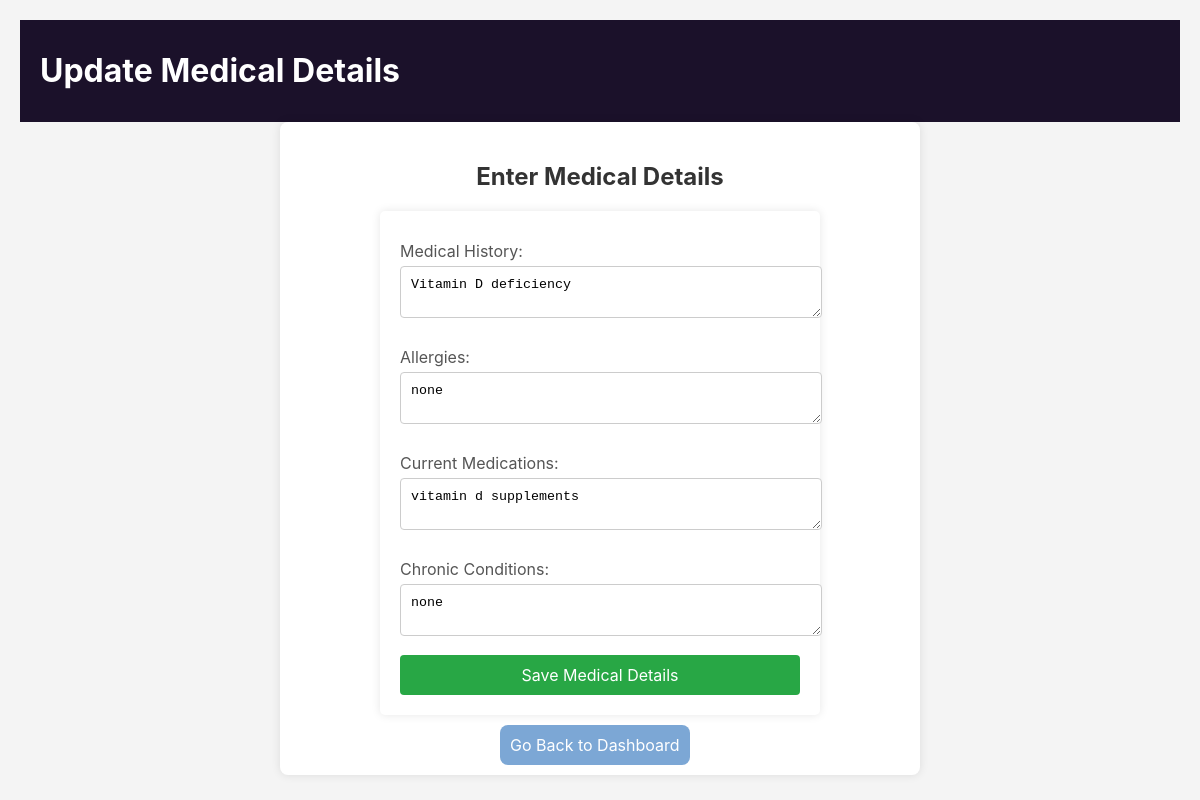
Screenshot of /medical_details.php (signed in) with the database file from the repository.
### tables this page shows
CREATE TABLE `medical_details` (
  `id` int(11) NOT NULL,
  `user_id` int(11) NOT NULL,
  `medical_history` text DEFAULT NULL,
  `allergies` text DEFAULT NULL,
  `current_medications` text DEFAULT NULL,
  `chronic_conditions` text DEFAULT NULL
);

### medical_details.php (the view, shortened to what this page needs)
<?php
$conn = new mysqli('localhost', 'root', '', 'appointment_system');
$user_id = $_SESSION['user_id'];
$sql = "SELECT * FROM medical_details WHERE user_id = $user_id";
$result = $conn->query($sql);
$medical_details = $result->fetch_assoc();
?>
<!DOCTYPE html>
<html lang="en">
<head>
    <link rel="stylesheet" href="style.css">
</head>
<body>
    <header>
        <h1>Update Medical Details</h1>
    </header>
    <div class="container">
    <h2>Enter Medical Details</h2>
    <form method="POST" action="">
        <label for="medical_history">Medical History:</label>
        <textarea id="medical_history" name="medical_history" required><?php echo $medical_details['medical_history'] ?? ''; ?></textarea>
        <label for="allergies">Allergies:</label>
        <textarea id="allergies" name="allergies" required><?php echo $medical_details['allergies'] ?? ''; ?></textarea>
        <label for="current_medications">Current Medications:</label>
        <textarea id="current_medications" name="current_medications" required><?php echo $medical_details['current_medications'] ?? ''; ?></textarea>
        <label for="chronic_conditions">Chronic Conditions:</label>
        <textarea id="chronic_conditions" name="chronic_conditions" required><?php echo $medical_details['chronic_conditions'] ?? ''; ?></textarea>
        <button type="submit">Save Medical Details</button>
    </form>
    <a href="dashboard.php" class="goback">Go Back to Dashboard</a>
</div>
</body>
</html>

### style.css (style rules this page uses)
body { font-family:Inter; background-color: #f4f4f4; margin: 0; padding: 20px; }
header { background: #1b112a; color: #fff; padding: 10px 20px; display: flex; }
form { max-width: 400px; margin: 20px auto; padding: 20px; background: #fff; border-radius: 5px; box-shadow: 0 0 10px rgba(0,0,0,0.1); }

### medical_details.php (style rules this page uses)
body { font-family: Inter; background-color: #f4f4f4; margin: 0; padding: 20px; }
.container { max-width: 600px; margin: auto; background: #fff; padding: 20px; border-radius: 8px; box-shadow: 0 0 10px rgba(0, 0, 0, 0.1); }
h2 { text-align: center; color: #333; }
label { display: block; margin: 10px 0 5px; color: #555; }
textarea { width: 100%; padding: 10px; border: 1px solid #ccc; border-radius: 4px; margin-bottom: 15px; resize: vertical; }
button { display: block; width: 100%; padding: 10px; font-family:Inter; background-color: #28a745; color: white; border: none; border-radius: 4px; font-size: 16px; cursor: pointer; }
.goback { text-align: center; text-decoration: none; color:white; padding:10px; border-radius: 8px; background-color: #7ca7d5; margin: 200px; }

### rows the page displays
medical_details: medical_history "Vitamin D deficiency", allergies "none", current_medications "vitamin d supplements", chronic_conditions "none"
